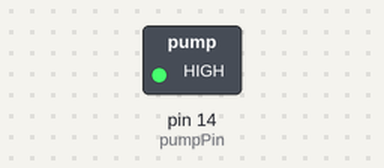
Recording of a sketch running on a simulated Arduino Uno, built with avr-gcc and run on an emulated ATmega328P. Shown: switched loads named in the sketch (green lamp = pin HIGH).

Above: at 25.5 s.
At 35.0 s:
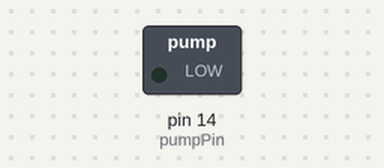
Timing chart, 0 to 60.0 s (numbered marks = the images above):
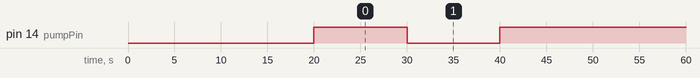

Measured:
- by itself, pin 14 (pumpPin): alternates HIGH for 20.0 s and LOW for 10.0 s

The sketch:

WORKINGDEMOWATERCODE.ino
```cpp
#include <SimpleTimer.h>

const int pumpPin = 14; //pin 14 aka d5
// the timer object
SimpleTimer timer;

// a function to be executed periodically
void repeatMe() {// timer loop
    digitalWrite(pumpPin, LOW);//turn pump on
    delay(10000); // wanter the plants for how long 30 min == 1800000
    digitalWrite(pumpPin, HIGH);//turn pump off

}

void setup() {//setup loop run code once
    pinMode(pumpPin, OUTPUT);//set it as output to allow changing the pins high and low
    timer.setInterval(30000, repeatMe);// interval to run puump every time 43200000
    digitalWrite(pumpPin, LOW); //turn on pump
    delay(20000);// start up test pump cycle
    digitalWrite(pumpPin, HIGH);// turn  off pump
    delay(1000); //this is the time till next 6  oclock use millis seconds take around 5 mins to setup so next 6 and 6 ecery 12 hours miunus you current time
}


void loop() {// main loop
    timer.run();//run the timer
    delay(1000);// add to stabilty of the code


}
```
